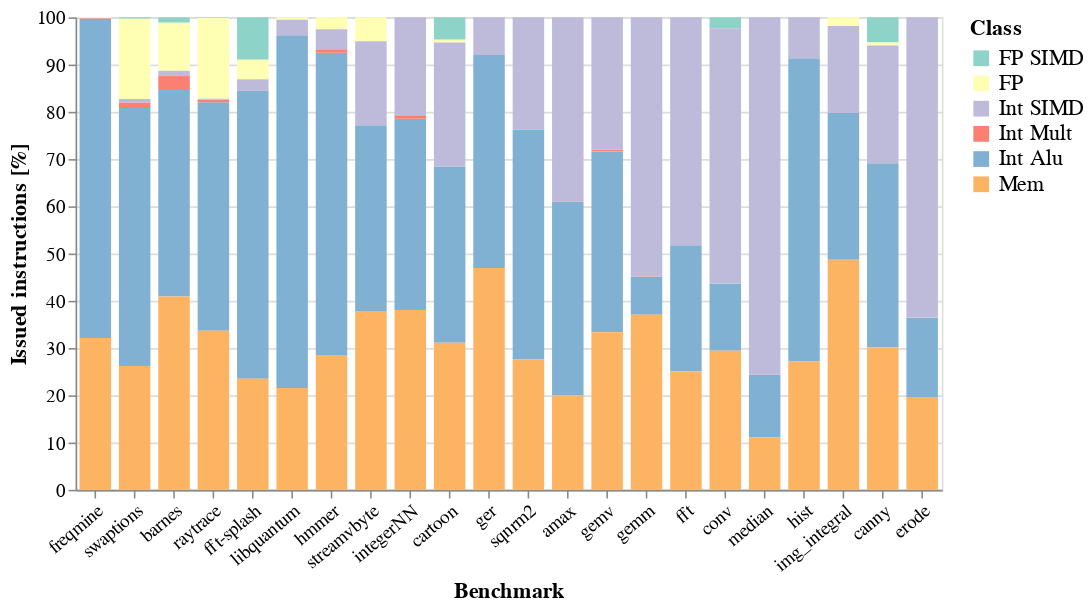

This figure's notebook cell:
### Code cell
df = pd.melt(df_fu_class, id_vars='Benchmark', var_name='Class', value_name='Issue Percentage')
df['Order'] = df['Class'].replace(
    {val: i for i, val in enumerate(class_order)}
)
fig_class = alt.Chart(df).mark_bar(size=20).encode(
    x=alt.X(
        'Benchmark:N',
        axis=alt.Axis(labelAngle=-40),
        sort=bench_order
    ),
    y=alt.Y(
        'Issue Percentage:Q',
        scale=alt.Scale(domain=(0, 100)),
        title="Issued instructions [%]"
    ),
    color=alt.Color(
        'Class:N',
        scale=alt.Scale(scheme='set3'),
        sort=class_order
    ),
    order=alt.Order(
        'Order:O',
        sort='descending'
    )
).properties(
    width=alt.Step(25)
).configure_axis(
    labelFontSize=12, titleFontSize=14
).configure_legend(
    titleFontSize=14, labelFontSize=14, orient='right'
)
fig_class

### Figure 1 — Vega-Lite specification as saved in the notebook (floating-point values rounded to 4 significant figures; data arrays with more than 128 entries replaced by an {"elided": "..."} marker saying what was removed)
{"config": {"view": {"continuousWidth": 400, "continuousHeight": 300}, "axis": {"labelFontSize": 12, "titleFontSize": 14}, "legend": {"labelFontSize": 14, "orient": "right", "titleFontSize": 14}}, "data": {"name": "data-fc0494b3af2f2364b14a3079c237b5f7"}, "mark": {"type": "bar", "size": 20}, "encoding": {"color": {"type": "nominal", "field": "Class", "scale": {"scheme": "set3"}, "sort": ["FP SIMD", "FP", "Int SIMD", "Int Div", "Int Mult", "Int Alu", "Mem"]}, "order": {"type": "ordinal", "field": "Order", "sort": "descending"}, "x": {"type": "nominal", "axis": {"labelAngle": -40}, "field": "Benchmark", "sort": ["freqmine", "swaptions", "swaptions-parvec", "streamcluster-parvec", "barnes", "raytrace", "fft-splash", "libquantum", "hmmer", "streamvbyte", "integerNN", "cartoon", "ger", "sqnrm2", "amax", "gemv", "gemm", "fft", "conv", "median", "hist", "img_integral", "canny", "erode"]}, "y": {"type": "quantitative", "field": "Issue Percentage", "scale": {"domain": [0, 100]}, "title": "Issued instructions [%]"}}, "width": {"step": 25}, "$schema": "https://vega.github.io/schema/vega-lite/v4.0.0.json", "datasets": {"data-fc0494b3af2f2364b14a3079c237b5f7": {"elided": "132 records"}}}
